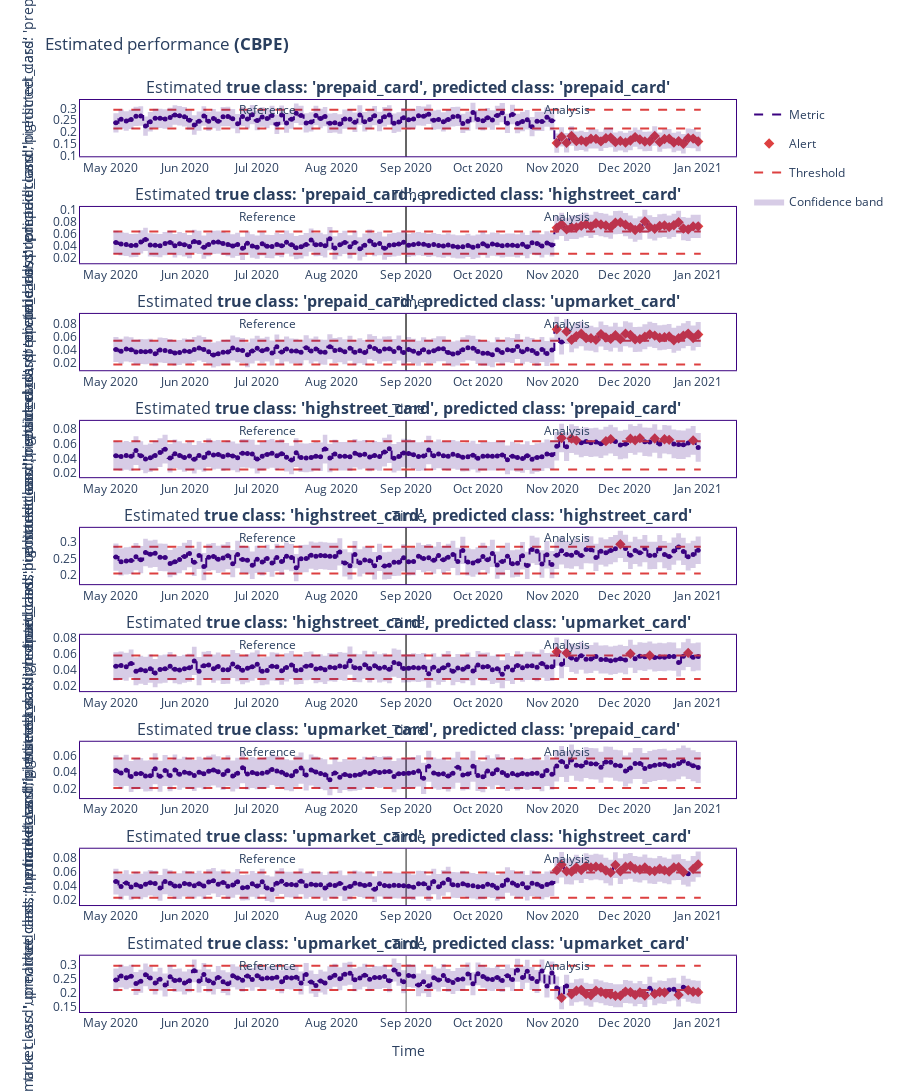

Here is the notebook cell this chart was saved with:
### Code cell
fig1 = estimated_results.plot()
fig1.show()
